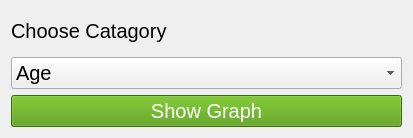
<?xml version="1.0" encoding="UTF-8"?>
<ui version="4.0">
 <class>Form</class>
 <widget class="QWidget" name="Form">
  <property name="geometry">
   <rect>
    <x>0</x>
    <y>0</y>
    <width>413</width>
    <height>138</height>
   </rect>
  </property>
  <property name="windowTitle">
   <string>Form</string>
  </property>
  <layout class="QVBoxLayout" name="verticalLayout_2">
   <item>
    <layout class="QVBoxLayout" name="verticalLayout">
     <item>
      <widget class="QLabel" name="label">
       <property name="font">
        <font>
         <pointsize>15</pointsize>
        </font>
       </property>
       <property name="text">
        <string>Choose Catagory</string>
       </property>
      </widget>
     </item>
     <item>
      <widget class="QComboBox" name="comboBox">
       <property name="font">
        <font>
         <pointsize>15</pointsize>
        </font>
       </property>
       <item>
        <property name="text">
         <string>Age</string>
        </property>
       </item>
       <item>
        <property name="text">
         <string>Sex</string>
        </property>
       </item>
      </widget>
     </item>
     <item>
      <widget class="QPushButton" name="pushButton">
       <property name="font">
        <font>
         <pointsize>15</pointsize>
        </font>
       </property>
       <property name="styleSheet">
        <string notr="true">background-color: rgb(78, 154, 6);
color: rgb(255, 255, 255);</string>
       </property>
       <property name="text">
        <string>Show Graph</string>
       </property>
      </widget>
     </item>
    </layout>
   </item>
  </layout>
 </widget>
 <resources/>
 <connections/>
</ui>
